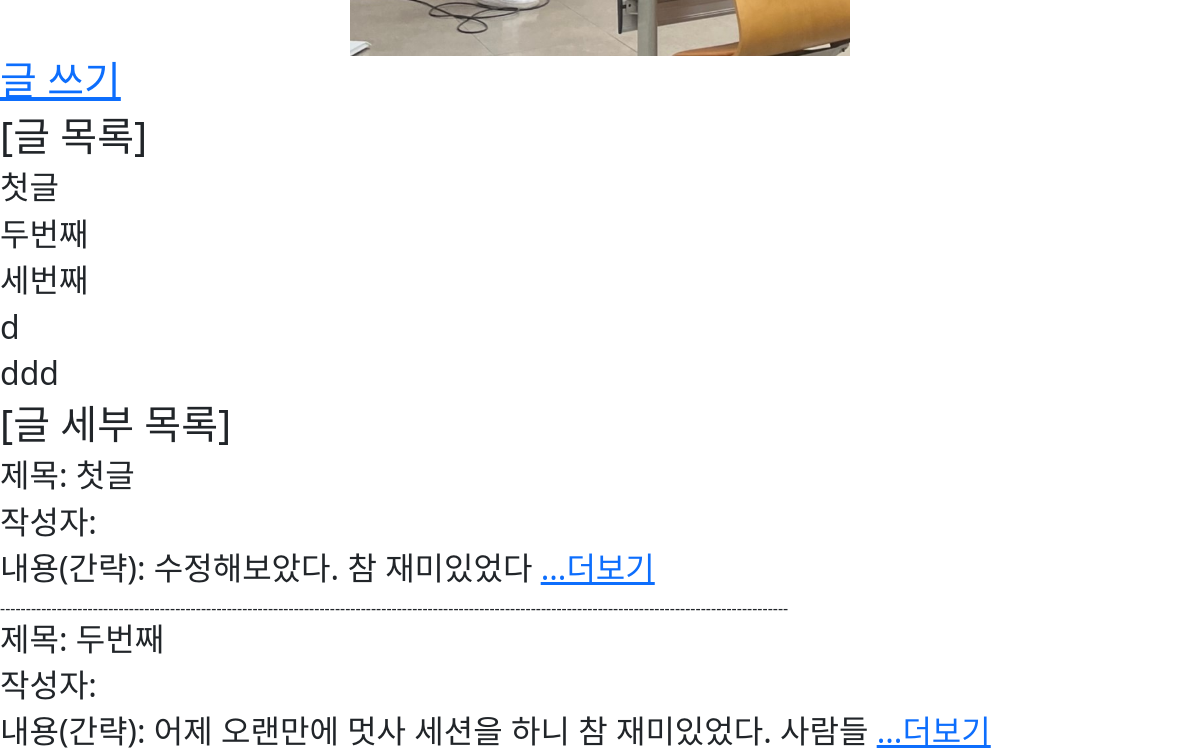
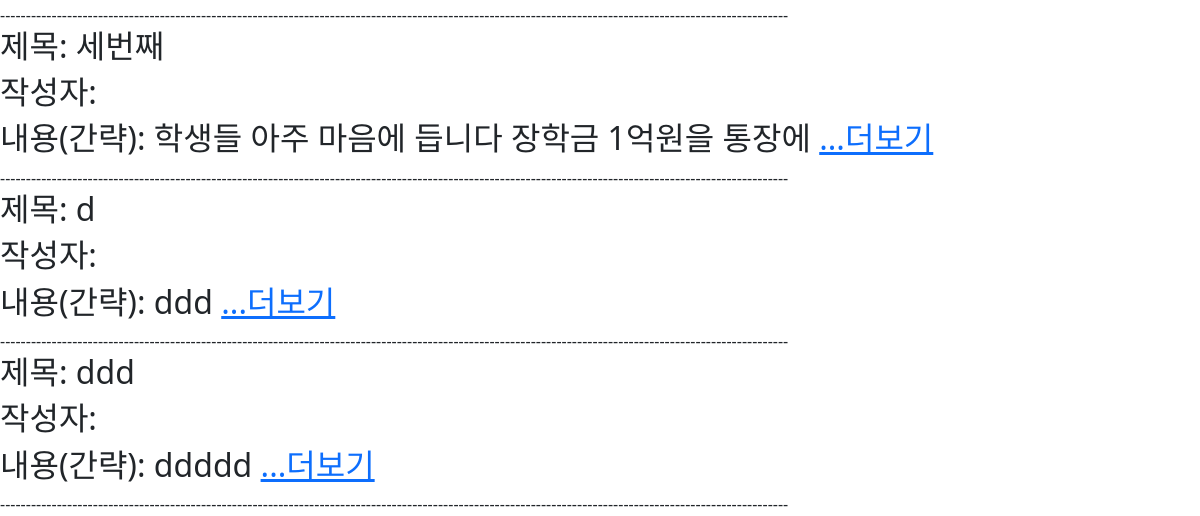
/ (lower part), run on an earlier commit of the app's database (2 pictures, top to bottom).
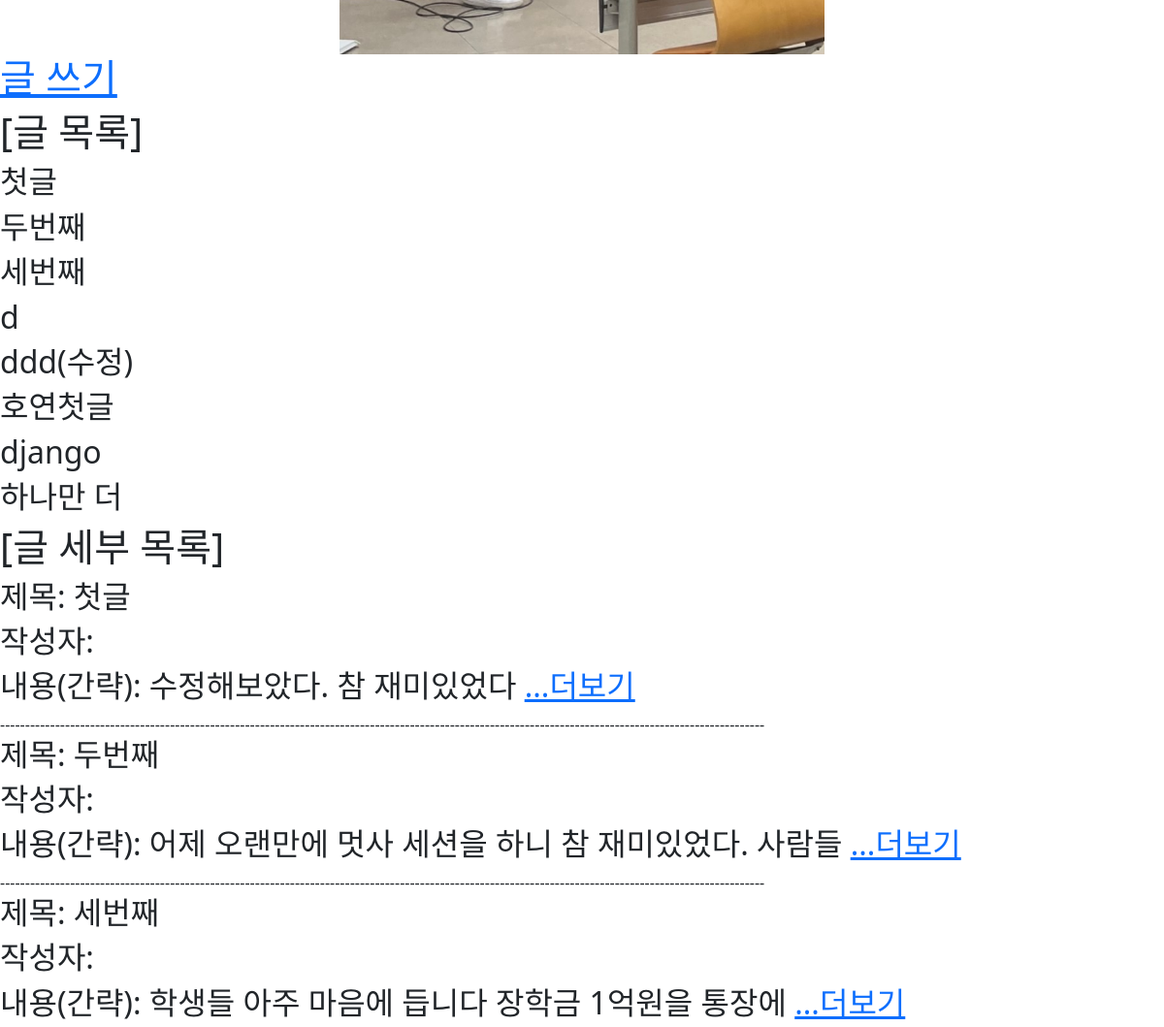
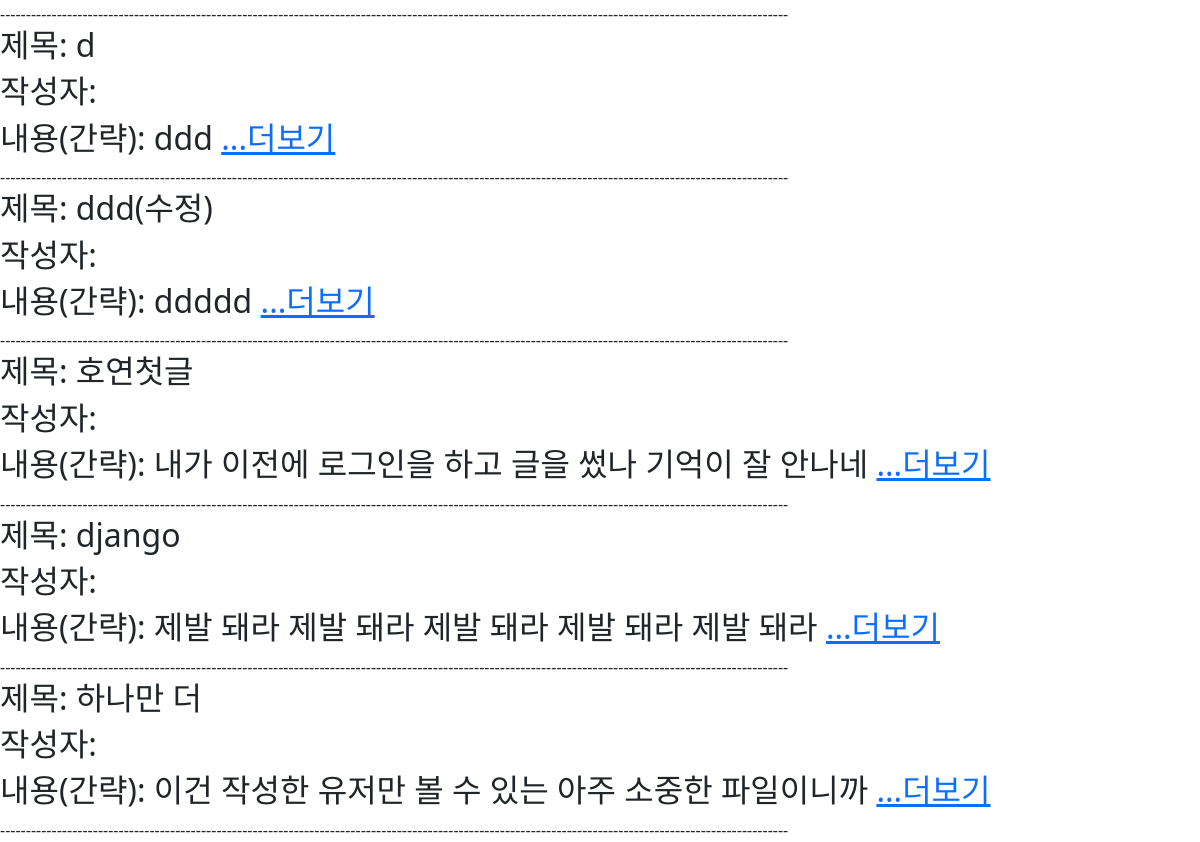
And on a later commit of the database (2 pictures, top to bottom).
### main/models.py (models this page shows)
class Post(models.Model):
    id = models.AutoField(primary_key=True)
    title = models.CharField(max_length=200, null=True) #제목 필드
    writer = models.ForeignKey(User, null=False, blank=False, on_delete=models.CASCADE) #작성자 필드
    address = models.CharField(max_length=200, null=True) #장소(주소) 필드
    weather = models.CharField(max_length=100, default = '', null=True) #날씨 필드, 나중에 추가해서 마이그레이션 위해 디폴트 추가
    pub_date = models.DateTimeField() #작성 시간 필드
    body = models.TextField() #게시글 필드
    image = models.ImageField(upload_to="blog/", blank=True, null=True) #이미지 필드
    tags = models.ManyToManyField(Tag, related_name='posts', blank=True)
    like = models.ManyToManyField(User, related_name='likes', blank=True)
    like_count = models.PositiveIntegerField(default=0)
    def __str__(self):
        return self.title #데이터를 호출하면 대푯값으로 데이터의 title이 나오게 됨
    def summary(self):
        return self.body[:30] #내용이 너무길 때 앞부분 30글자만 보이도록 slicing

### main/views.py (the view)
# urls.py: path('', mainpage, name="mainpage"),
def mainpage(request):
    posts = Post.objects.all() #변수 posts에 Post의 모든 객체 내용을 저장
    return render(request, 'main/mainpage.html', {'posts':posts}) # Read 기능 위한 작업

### main/templates/main/mainpage.html
{% extends 'base.html' %}
{% load static %}
{% block content %}
    <div class="mainpage-image">
        <img class="center" src = "{% static 'images/박호연1.jpg' %}" style="width:500px;">
    </div>
    <h1><a href="{% url 'main:new' %}">글 쓰기</a></h1>
    <h1>[글 목록]</h1>
    {% for post in posts %}
    <h2>{{post}}</h2>
    {% endfor %}
    <h1>[글 세부 목록]</h1>
    <div>
        {% for post in posts %}
        <div>
            <h2>제목: {{post.title}}</h2>
            <h2>작성자: {{post.writer}}</h2>
            <h2>내용(간략): {{post.summary}}
                <a href="{% url 'main:detail' post.id %}">...더보기</a>
            </h2>
        </div>
        <div>---------------------------------------------------------------------------------------------------------------------------------------------------------</div>
        {% endfor %}
    </div>
{% endblock %}

What changed in the data, as far as the page shows it:
changed Post "ddddd": title "ddd" → "ddd(수정)"
added Post: title "호연첫글", summary "내가 이전에 로그인을 하고 글을 썼나 기억이 잘 안나네"
added Post: title "django", summary "제발 돼라 제발 돼라 제발 돼라 제발 돼라 제발 돼라"
added Post: title "하나만 더", summary "이건 작성한 유저만 볼 수 있는 아주 소중한 파일이니까"
